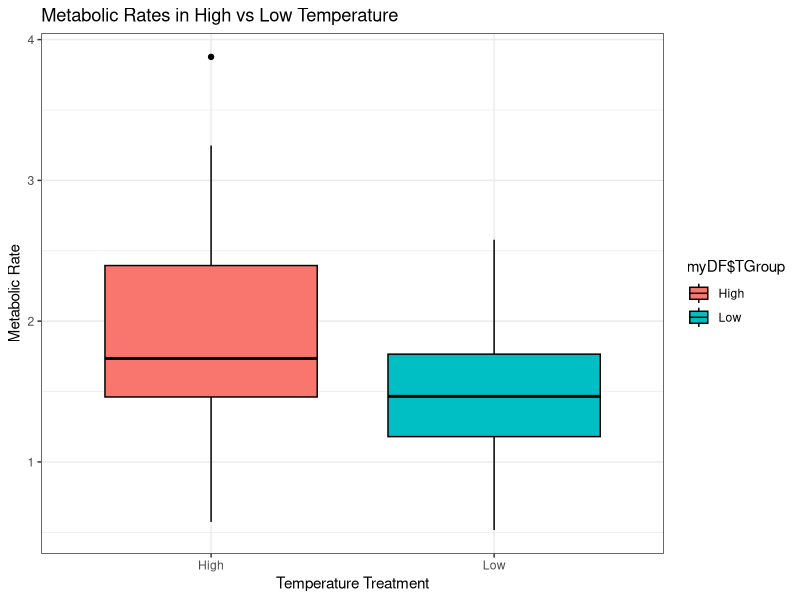

Source code (R):
## ---- chunk 1
knitr::opts_chunk$set(echo = TRUE)
## ---- chunk 2
#Preliminary Packages 
library(ggplot2)

#Preliminary Calls 
b <- 2 
sd1 <- c(0.5, 0.75)

######################## FUNCTION 1

# Creates Values / Model 
# Input: Sample Size, Sample Means, Sample SD
# Output: A Data Frame Representing the Given Parameters 
myFunction <- function(nGroup = b, nName1 = c("Low", "High"),
                       nSize1 = c(50,50), nMean1 = c(1.5,2), sd = sd1){
  ID <- 1:100
  resVar <- c(rnorm(n = nSize1[1], mean = nMean1[1], sd = sd[1]),
              rnorm(n = nSize1[2], mean = nMean1[2], sd = sd[2]))
  TGroup <- rep(nName1, nSize1)
  ANOdata <- data.frame(ID,TGroup, resVar)
  return(ANOdata)
}

myDF <- myFunction()
####################################


########################### FUNCTION 2 
# Creates ANOVA 
# Input: Data Frame
# Output: Anova Test
  
  AnoFunction <- function(data=myDF){
  ANOmodel <- aov(myDF$resVar ~ myDF$TGroup, data = myDF)
  ANOSummary <- summary(ANOmodel)
  return(ANOSummary)
  }
  
AnoFunction()

#####################################
   

########################## FUNCTION 3
# Function to create BoxPlot 
# Input 

ANOVAPlot <- function(data = myDF){
  ggplot(data = data, aes(x = myDF$TGroup, y = myDF$resVar, fill = myDF$TGroup)) + 
    geom_boxplot(colour = "Black") + 
    scale_y_continuous(name = "Metabolic Rate") + 
    scale_x_discrete(name = "Temperature Treatment") +
    ggtitle("Metabolic Rates in High vs Low Temperature") +
    theme_bw()
}
ANOVAPlot()

######################################


######################### FUNCTION 4
# Function to Extract P-Values 
# Input: Anova test and data frame 
# Output: Extraction of p-value
myDF2 <- myFunction()
ANOVApVals <- function(data = myDF2){
  ANOVApVals <- aov(myDF$resVar ~ myDF$TGroup, data = data)
  summary(ANOVApVals)[[1]]["Pr(>F)"][1]
}

ANOVApVals()

#######################################


######################## FOR LOOP - P-Values 
pVals <- vector(mode = "numeric")
for(i in 1:10){
  forloopdf <- myFunction()
  pVals[i] <- ANOVApVals(forloopdf)
}

pVals
## ---- chunk 3

# Form Results Matrix 
Results <- matrix(nrow=20,ncol=4)
colnames(Results)=c("Sample Size", "Metabolic Rate" ,"Slope","P-Value")


###### Couldn't get this to work but I think it is close!

#for(i in 1:10){
  #forloopdf <- myFunction()
  #pVals[i] <- ANOVApVals(forloopdf)
  #Results[i, 1] <- pVals[i]
#}

# View(Results)
